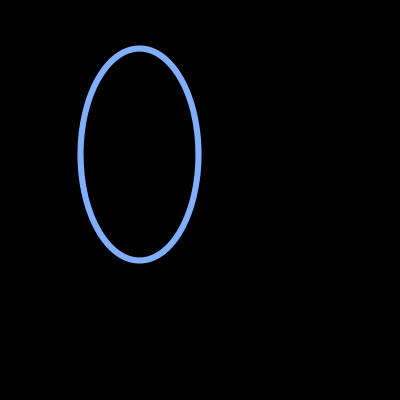
Frame 1 (no input)
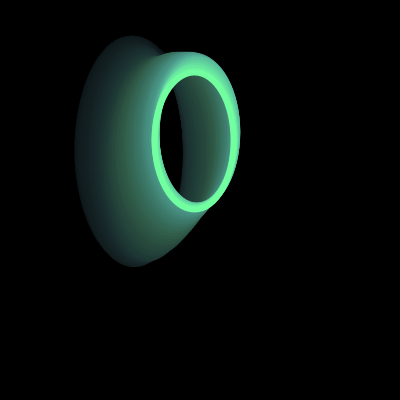
Frame 60 (the mouse pressed at the canvas centre just before this capture)
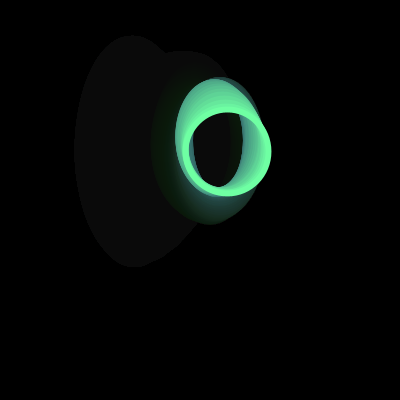
Frame 120 (the mouse held since frame 60 and released just before this capture)

The Processing sketch that drew these frames (run headless with seeded random() and noise(); from frame 60 on, the mouse is pressed at the canvas centre):

// Processing sketch: i2011_08_15_time_jitterlips
// ── i2011_08_15_time_jitterlips.pde
// Animation.

// A sine function acts as an LFO
// (Low Frequency Oscillator)

// This LFO slowly changes the smoothness of the
// animation between very smooth to very jittery
// and back. 

// A first noise function is enhanced or attenuated
// by the sine function. This random value is then
// added to our constant speed through time.

// This changes the speed of time. Sometimes it
// increases at a constant rate, sometimes it jumps
// slightly forward and backwards creating the jitter
// effect.

void setup() {
  size(400, 400);
  background(0);
  colorMode(HSB, 1);
  smooth();
}
void draw() {
  fill(0, 0.05);
  noStroke();
  rect(0,0, width, height);
  
  noFill();
  float time_jitter = noise(frameCount-666) * (1 + sin(PI*3/2 + frameCount/1730.0));
  float c = frameCount / 100.0 + time_jitter;
  strokeWeight(noise(c+12) * 20);
  stroke(noise(c), noise(c+74), 1);
  ellipse(
    noise(c+30)*width, noise(c+50)*height, 
    noise(10-c)*width, noise(70-c)*height
  );
}
